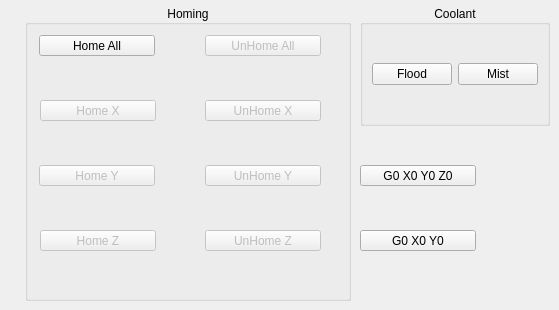
    <widget class="QWidget" name="tab_2">
     <attribute name="title">
      <string>Manual</string>
     </attribute>
     <widget class="QGroupBox" name="groupBox_8">
      <property name="geometry">
       <rect>
        <x>25</x>
        <y>5</y>
        <width>326</width>
        <height>296</height>
       </rect>
      </property>
      <property name="title">
       <string>Homing</string>
      </property>
      <property name="alignment">
       <set>Qt::AlignCenter</set>
      </property>
      <widget class="QPushButton" name="unhome_pb_2">
       <property name="enabled">
        <bool>false</bool>
       </property>
       <property name="geometry">
        <rect>
         <x>180</x>
         <y>225</y>
         <width>116</width>
         <height>21</height>
        </rect>
       </property>
       <property name="text">
        <string>UnHome Z</string>
       </property>
      </widget>
      <widget class="QPushButton" name="home_pb_1">
       <property name="enabled">
        <bool>false</bool>
       </property>
       <property name="geometry">
        <rect>
         <x>14</x>
         <y>160</y>
         <width>116</width>
         <height>21</height>
        </rect>
       </property>
       <property name="text">
        <string>Home Y</string>
       </property>
      </widget>
      <widget class="QPushButton" name="unhome_pb_0">
       <property name="enabled">
        <bool>false</bool>
       </property>
       <property name="geometry">
        <rect>
         <x>180</x>
         <y>95</y>
         <width>116</width>
         <height>21</height>
        </rect>
       </property>
       <property name="text">
        <string>UnHome X</string>
       </property>
      </widget>
      <widget class="QPushButton" name="home_all_pb">
       <property name="geometry">
        <rect>
         <x>14</x>
         <y>30</y>
         <width>116</width>
         <height>21</height>
        </rect>
       </property>
       <property name="text">
        <string>Home All</string>
       </property>
      </widget>
      <widget class="QPushButton" name="home_pb_2">
       <property name="enabled">
        <bool>false</bool>
       </property>
       <property name="geometry">
        <rect>
         <x>15</x>
         <y>225</y>
         <width>116</width>
         <height>21</height>
        </rect>
       </property>
       <property name="text">
        <string>Home Z</string>
       </property>
      </widget>
      <widget class="QPushButton" name="unhome_pb_1">
       <property name="enabled">
        <bool>false</bool>
       </property>
       <property name="geometry">
        <rect>
         <x>180</x>
         <y>160</y>
         <width>116</width>
         <height>21</height>
        </rect>
       </property>
       <property name="text">
        <string>UnHome Y</string>
       </property>
      </widget>
      <widget class="QPushButton" name="unhome_all_pb">
       <property name="enabled">
        <bool>false</bool>
       </property>
       <property name="geometry">
        <rect>
         <x>180</x>
         <y>30</y>
         <width>116</width>
         <height>21</height>
        </rect>
       </property>
       <property name="text">
        <string>UnHome All</string>
       </property>
      </widget>
      <widget class="QPushButton" name="home_pb_0">
       <property name="enabled">
        <bool>false</bool>
       </property>
       <property name="geometry">
        <rect>
         <x>15</x>
         <y>95</y>
         <width>116</width>
         <height>21</height>
        </rect>
       </property>
       <property name="text">
        <string>Home X</string>
       </property>
      </widget>
     </widget>
     <widget class="QGroupBox" name="groupBox">
      <property name="geometry">
       <rect>
        <x>360</x>
        <y>5</y>
        <width>190</width>
        <height>121</height>
       </rect>
      </property>
      <property name="title">
       <string>Coolant</string>
      </property>
      <property name="alignment">
       <set>Qt::AlignCenter</set>
      </property>
      <layout class="QGridLayout" name="gridLayout_5">
       <item row="0" column="1">
        <widget class="QPushButton" name="flood_pb">
         <property name="text">
          <string>Flood</string>
         </property>
         <property name="checkable">
          <bool>true</bool>
         </property>
         <property name="checked">
          <bool>false</bool>
         </property>
        </widget>
       </item>
       <item row="0" column="2">
        <widget class="QPushButton" name="mist_pb">
         <property name="text">
          <string>Mist</string>
         </property>
         <property name="checkable">
          <bool>true</bool>
         </property>
        </widget>
       </item>
      </layout>
     </widget>
     <widget class="QPushButton" name="pushButton_8">
      <property name="geometry">
       <rect>
        <x>360</x>
        <y>165</y>
        <width>116</width>
        <height>21</height>
       </rect>
      </property>
      <property name="text">
       <string>G0 X0 Y0 Z0</string>
      </property>
      <property name="function" stdset="0">
       <string>mdi</string>
      </property>
      <property name="command" stdset="0">
       <string>G0 X0 Y0 Z0</string>
      </property>
     </widget>
     <widget class="QPushButton" name="pushButton_17">
      <property name="geometry">
       <rect>
        <x>360</x>
        <y>230</y>
        <width>116</width>
        <height>21</height>
       </rect>
      </property>
      <property name="text">
       <string>G0 X0 Y0</string>
      </property>
      <property name="function" stdset="0">
       <string>mdi</string>
      </property>
      <property name="command" stdset="0">
       <string>G0 X0 Y0</string>
      </property>
     </widget>
    </widget>
